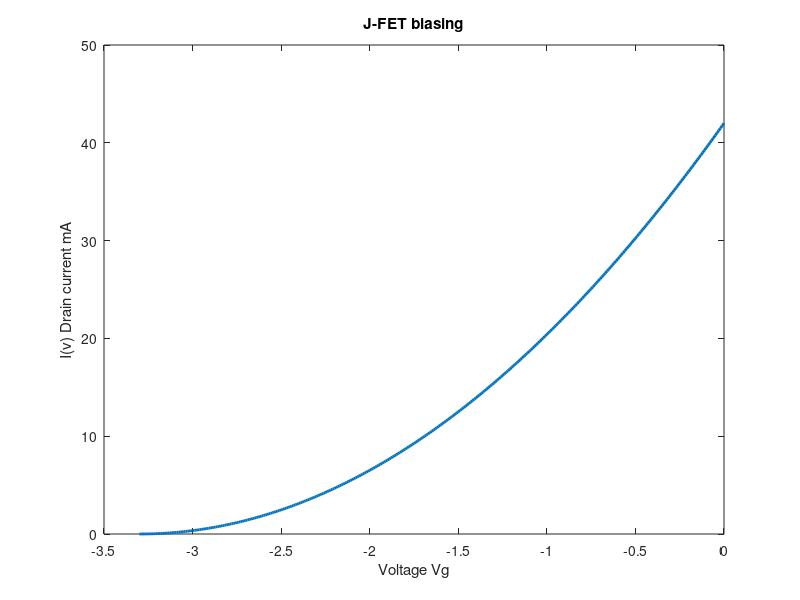

This chart was generated by the following MATLAB code: (Note: this script raises an error after producing the figure.)
% j-fet simulations and calculations.
% from http://www.qrp.pops.net/fetbias.asp

Vp = -3.3 ; % volt (negative for N channel)
Idss = 42; % milliamperes
Id = 10 ;% selected bias point mA


V = Vp:0.01:0;

a = V/Vp;
I = Idss * (1-a).^2;

figure(1);
plot(V,I,'linewidth',2);
xlabel('Voltage Vg');
ylabel('I(v) Drain current mA');
title('J-FET biasing');
xkcdify(gca)
Ida = Id *10^-3;
Idssa = Idss *10^-3;

Rs = Vp/Ida*(sqrt(Ida/Idssa)-1)

[x,y] = min(abs(I-Id)); % creative approach to finding Vgs and its point in the vector
Vgs = V(y);

Gm = 2*(Idssa/Vp)*(1-(Vgs/Vp))

%plot Gm with different Vgs
Gma = 2.*(Idssa./Vp).*(1-(V./Vp));
figure(2);
plot(V,Gma,'linewidth',2);
xlabel('Voltage Vgs');
ylabel('Gm (Siemens)');
title('J-FET transconductance');
xkcdify(gca)
